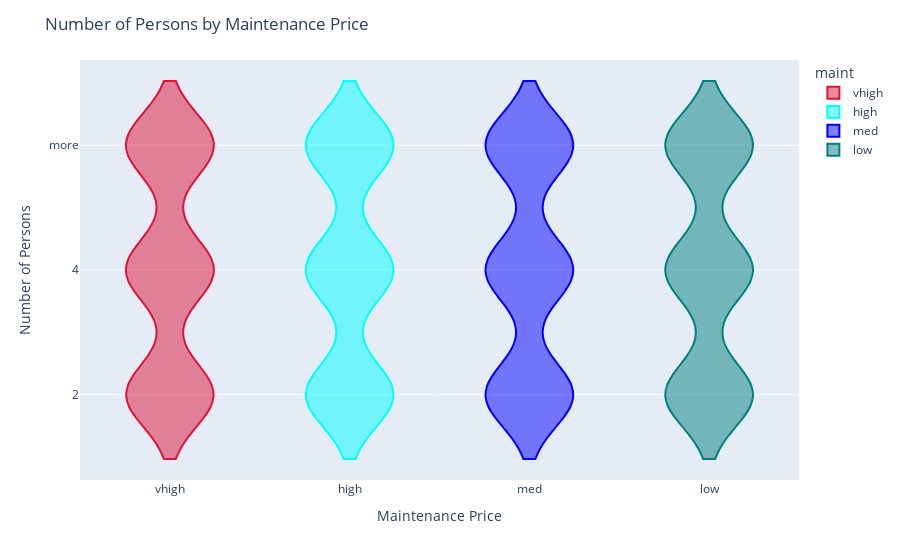

Write notebook code for a chart like this one.
### Markdown cell above
* # What is the number of persons based on the maintenance price

### Code cell
import plotly.express as px

# Assuming your data is stored in a pandas DataFrame named 'data'

fig = px.violin(
    data_frame=data,
    x="maint",
    y="persons",
    color="maint",  # Add color for better visualization
    color_discrete_sequence=["crimson", "aqua", "blue", "teal"]
)

fig.update_layout(
    title="Number of Persons by Maintenance Price",
    xaxis_title="Maintenance Price",
    yaxis_title="Number of Persons"
)

fig.show()

### Figure 1 — Plotly figure (JSON) as saved in the notebook; plotly's stock layout.template omitted (floating-point values rounded to 4 significant figures; data arrays with more than 128 entries replaced by an {"elided": "..."} marker saying what was removed)
{"data": [{"alignmentgroup": "True", "box": {"visible": false}, "hovertemplate": "maint=%{x}<br>persons=%{y}<extra></extra>", "legendgroup": "vhigh", "marker": {"color": "crimson"}, "name": "vhigh", "offsetgroup": "vhigh", "orientation": "v", "scalegroup": "True", "showlegend": true, "type": "violin", "x": {"elided": "431 str values"}, "x0": " ", "xaxis": "x", "y": {"elided": "431 str values"}, "y0": " ", "yaxis": "y"}, {"alignmentgroup": "True", "box": {"visible": false}, "hovertemplate": "maint=%{x}<br>persons=%{y}<extra></extra>", "legendgroup": "high", "marker": {"color": "aqua"}, "name": "high", "offsetgroup": "high", "orientation": "v", "scalegroup": "True", "showlegend": true, "type": "violin", "x": {"elided": "432 str values"}, "x0": " ", "xaxis": "x", "y": {"elided": "432 str values"}, "y0": " ", "yaxis": "y"}, {"alignmentgroup": "True", "box": {"visible": false}, "hovertemplate": "maint=%{x}<br>persons=%{y}<extra></extra>", "legendgroup": "med", "marker": {"color": "blue"}, "name": "med", "offsetgroup": "med", "orientation": "v", "scalegroup": "True", "showlegend": true, "type": "violin", "x": {"elided": "432 str values"}, "x0": " ", "xaxis": "x", "y": {"elided": "432 str values"}, "y0": " ", "yaxis": "y"}, {"alignmentgroup": "True", "box": {"visible": false}, "hovertemplate": "maint=%{x}<br>persons=%{y}<extra></extra>", "legendgroup": "low", "marker": {"color": "teal"}, "name": "low", "offsetgroup": "low", "orientation": "v", "scalegroup": "True", "showlegend": true, "type": "violin", "x": {"elided": "432 str values"}, "x0": " ", "xaxis": "x", "y": {"elided": "432 str values"}, "y0": " ", "yaxis": "y"}], "layout": {"legend": {"title": {"text": "maint"}, "tracegroupgap": 0}, "margin": {"t": 60}, "title": {"text": "Number of Persons by Maintenance Price"}, "violinmode": "overlay", "xaxis": {"anchor": "y", "categoryarray": ["vhigh", "high", "med", "low"], "categoryorder": "array", "domain": [0, 1], "title": {"text": "Maintenance Price"}}, "yaxis": {"anchor": "x", "domain": [0, 1], "title": {"text": "Number of Persons"}}}}
